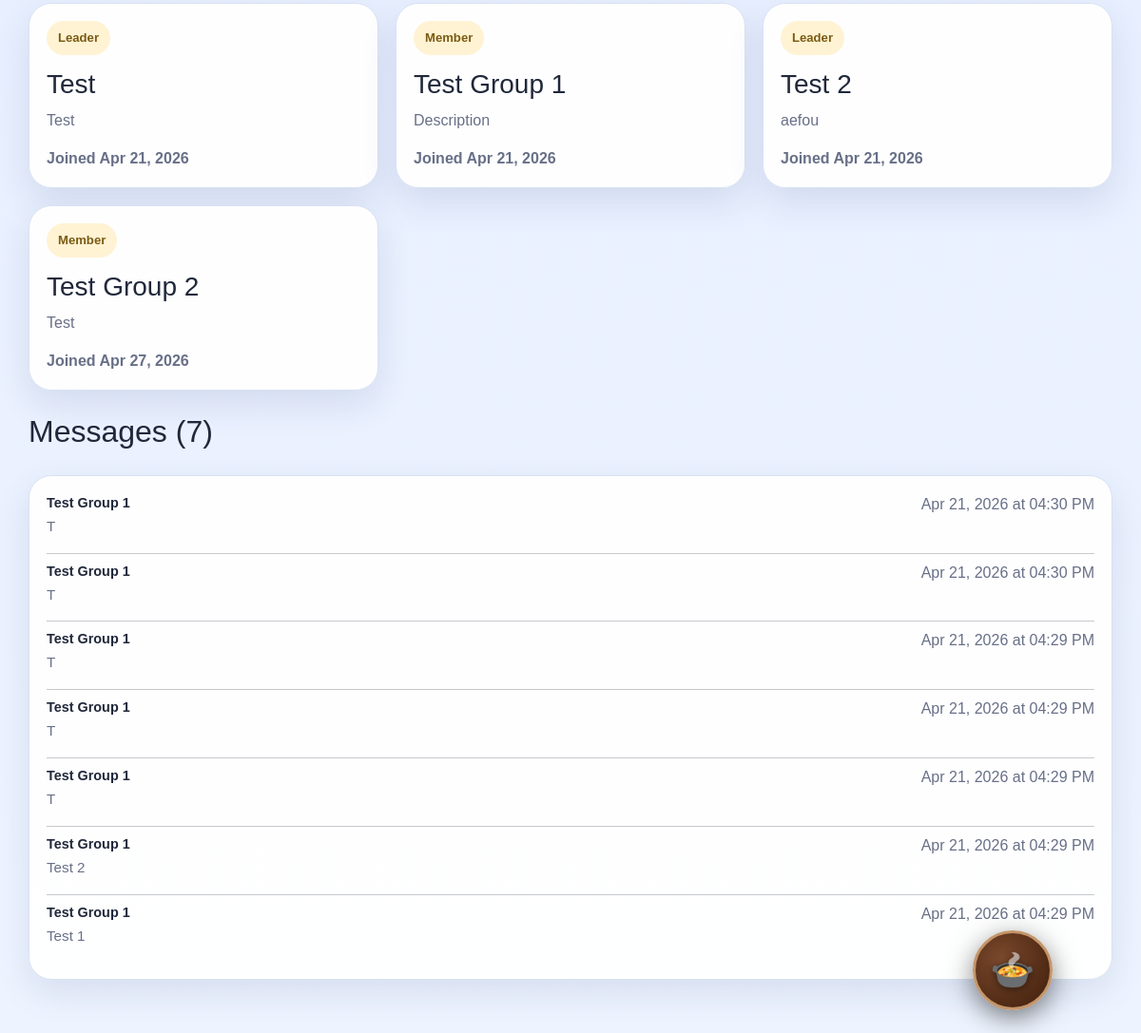
Before: /curator/user/2 (signed in, lower part) with the older database file.
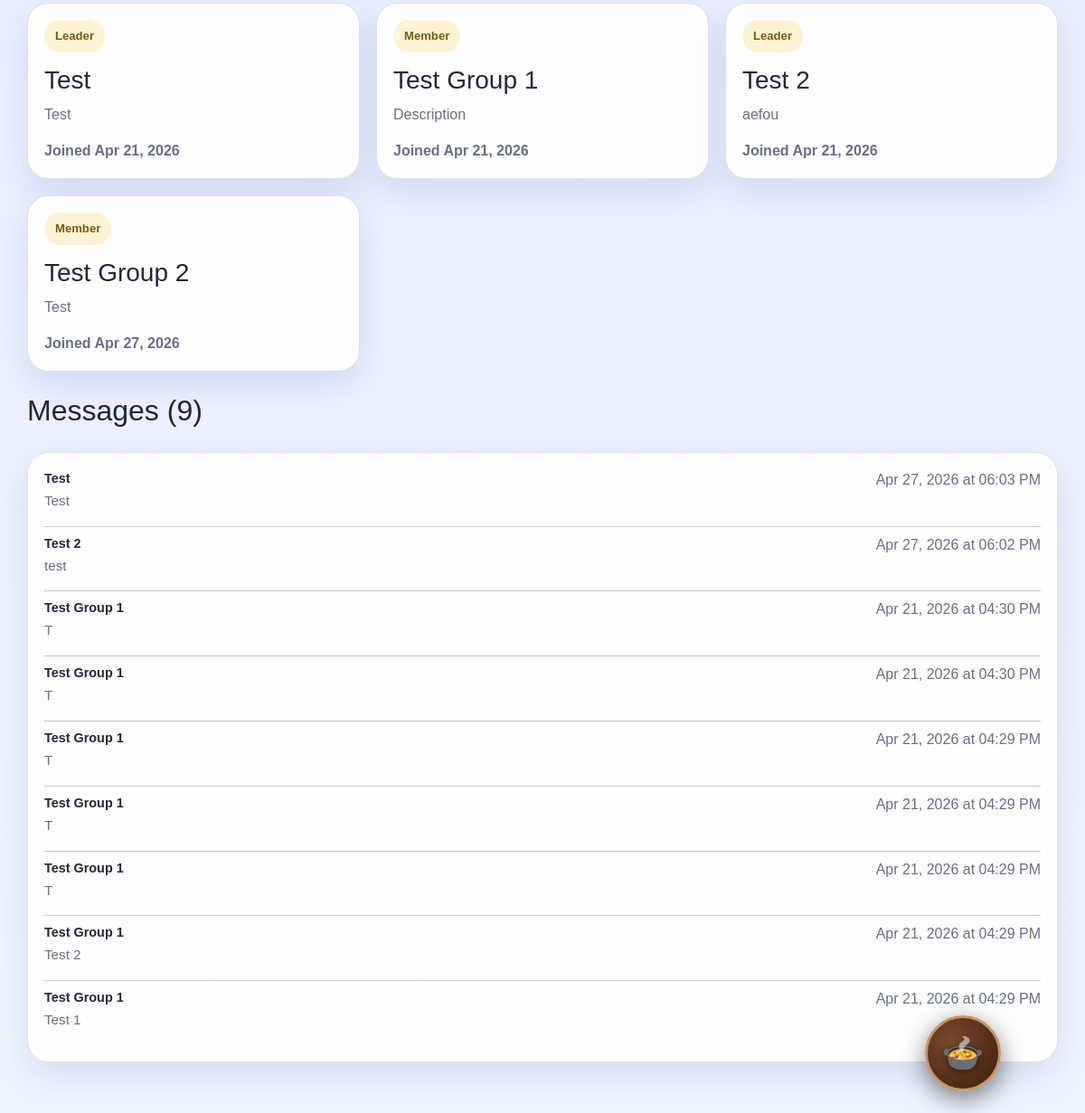
After: the same page with the newer database file.
### app/models.py (models this page shows)
class Group(db.Model):
    __tablename__ = 'groups'
    id = db.Column(db.Integer, primary_key=True)
    leaderID = db.Column(db.Integer, db.ForeignKey('users.id'), nullable=False)
    name = db.Column(db.String(100), nullable=False)
    description = db.Column(db.Text)
    dateCreated = db.Column(db.DateTime, nullable=False)
    members = db.relationship('GroupMember', backref='group', lazy=True)
    messages = db.relationship('GroupMessage', backref='group', lazy=True)

class GroupMember(db.Model):
    __tablename__ = 'group_members'
    id = db.Column(db.Integer, primary_key=True)
    groupID = db.Column(db.Integer, db.ForeignKey('groups.id'), nullable=False)
    userID = db.Column(db.Integer, db.ForeignKey('users.id'), nullable=False)
    dateJoined = db.Column(db.DateTime, nullable=False)
    user = db.relationship('User', backref='memberships', lazy=True)

class GroupMessage(db.Model):
    __tablename__ = 'group_messages'
    id = db.Column(db.Integer, primary_key=True)
    groupID = db.Column(db.Integer, db.ForeignKey('groups.id'), nullable=False)
    senderID = db.Column(db.Integer, db.ForeignKey('users.id'), nullable=False)
    content = db.Column(db.Text, nullable=False)
    dateSent = db.Column(db.DateTime, nullable=False)
    sender = db.relationship('User', foreign_keys=[senderID])

### app/routes.py (the view)
@app.route('/curator/user/<int:user_id>')
@login_required
def curator_user_profile(user_id):
    user = get_current_user()
    if not user or user.role != 'curator':
        return redirect(url_for('dashboard'))
    _profile = User.query.get_or_404(user_id)
    profile = types.SimpleNamespace(
        id=_profile.id,
        firstName=_profile.firstName,
        lastName=_profile.lastName,
        email=_profile.email,
        role=_profile.role,
        dateCreated=_profile.dateCreated,
        avatar=_profile.avatar,
        preferMetric=_profile.preferMetric,
        disableNotifications=_profile.disableNotifications,
    )
    recipes = Recipe.query.filter_by(authorID=user_id).order_by(Recipe.dateCreated.desc()).all()
    memberships = GroupMember.query.filter_by(userID=user_id).all()
    messages = GroupMessage.query.filter_by(senderID=user_id).order_by(GroupMessage.dateSent.desc()).all()
    return render_template('curator/user_profile.html',
                           profile=profile,
                           recipes=[_recipe_card_data(r) for r in recipes],
                           memberships=memberships,
                           messages=messages)

### app/routes.py (called while the page is built)
def login_required(f):
    @wraps(f)
    def decorated_function(*args, **kwargs):
        if 'user_id' not in session:
            flash('Please log in to access this page.', 'warning')
            return redirect(url_for('login'))
        return f(*args, **kwargs)
    return decorated_function

def get_current_user():
    if 'user_id' in session:
        return User.query.get(session['user_id'])
    return None

def current_user_id():
    return session.get('user_id')

@app.context_processor
def inject_current_user():
    return {'current_user': get_current_user()}

@app.before_request
def update_last_seen():
    if 'user_id' in session:
        user = User.query.get(session['user_id'])
        if user:
            user.lastSeen = datetime.now()
            db.session.commit()

def _get_avg_rating(recipe_id):
    result = db.session.query(func.avg(Rating.stars), func.count(Rating.id)).filter_by(recipeID=recipe_id).one()
    avg = round(result[0], 1) if result[0] else None
    count = result[1]
    return avg, count

### app/templates/curator/user_profile.html (shortened to what this page needs)
{% extends "base.html" %}
{% block content %}
{% if memberships %}
<div class="card-grid">
    {% for m in memberships %}
    <article class="recipe-card">
        <div class="recipe-card-top">
            <span class="mini-pill">{{ 'Leader' if m.group.leaderID == profile.id else 'Member' }}</span>
        </div>
        <h3>{{ m.group.name }}</h3>
        <p>{{ m.group.description or 'No description.' }}</p>
        <div class="recipe-card-footer">
            <span class="muted-small">Joined {{ m.dateJoined.strftime('%b %d, %Y') }}</span>
        </div>
    </article>
    {% endfor %}
</div>
{% else %}
<div class="empty-state"><p>Not in any groups yet.</p></div>
{% endif %}
<section class="section-head mt-4">
    <div><h2>Messages ({{ messages|length }})</h2></div>
</section>
{% if messages %}
<article class="recipe-card">
    {% for msg in messages %}
    <div class="mb-3">
        <div class="d-flex justify-content-between">
            <span class="fw-semibold" style="font-size:.9rem;">{{ msg.group.name }}</span>
            <span class="muted-small">{{ msg.dateSent.strftime('%b %d, %Y at %I:%M %p') }}</span>
        </div>
        <p class="mb-0" style="font-size:.95rem;">{{ msg.content }}</p>
    </div>
    {% if not loop.last %}<hr class="my-2">{% endif %}
    {% endfor %}
</article>
{% else %}
<div class="empty-state"><p>No messages sent yet.</p></div>
{% endif %}
{% endblock %}

Changed rows visible on the page:
added GroupMessage: group.name "Test", dateSent "Apr 27, 2026 at 06:03 PM", content "Test"
added GroupMessage: group.name "Test 2", dateSent "Apr 27, 2026 at 06:02 PM", content "test"
Other visible differences:
{{ messages|length }}: "7" → "9"
